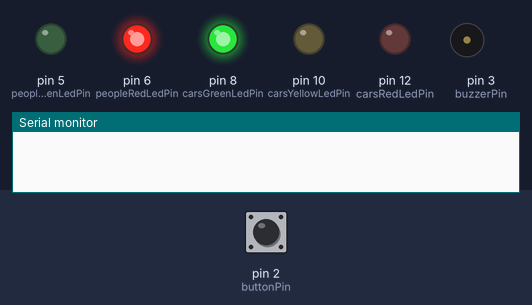
Bench run of a sketch on a simulated Arduino Uno, built with avr-gcc and run on an emulated ATmega328P. Shown: output pins drawn as LEDs (lit = HIGH), buzzer (waves = sounding), the last lines printed to the serial monitor. Inputs (shaded band) come from the test bench; at power-on: pin 2 (buttonPin) HIGH.

Above: at 1.2 s.
1.3 s: pin 2 (buttonPin) pulled LOW for 0.15 s
At 9.9 s:
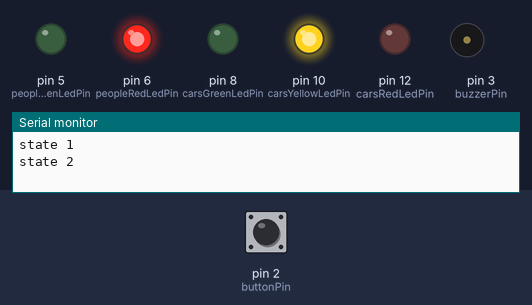
At 12.61 s:
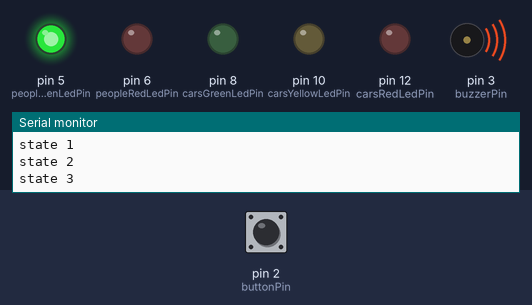
Timing chart, 0 to 13.8 s (numbered marks = the images above; inputs shaded):
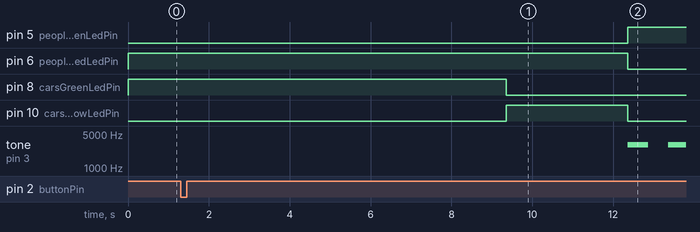

The sketch:

Homework2.ino
```cpp
const int buttonPin = 2;
const int buzzerPin = 3;

const int peopleGreenLedPin = 5;
const int peopleRedLedPin = 6;

const int carsGreenLedPin = 8;
const int carsYellowLedPin = 10;
const int carsRedLedPin = 12;

const int semaphoreState1Duration = 8000;
const int semaphoreState2Duration = 3000;
const int semaphoreState3Duration = 8000;
const int semaphoreState4Duration = 4000;

volatile unsigned long semaphoreState1StartTime = 0;
volatile unsigned long semaphoreState2StartTime = 0;
volatile unsigned long semaphoreState3StartTime = 0;
volatile unsigned long semaphoreState4StartTime = 0;

const int buzzerTone = 3000;
const int buzzState3Duration = 500;
const int buzzState4Duration = 200;

unsigned long lastLedBlinkReading = 0;
unsigned long ledBlinkReading = 0;
unsigned long lastDebounceTime = 0;
const long debounceInterval = 60;

const unsigned long peopleGreenLedBlinkDuration = 200;

byte buttonState = HIGH;
byte currentButtonState = LOW;
byte lastButtonState = LOW;

byte peopleGreenLedState = LOW;
byte peopleRedLedState = LOW;

byte carsGreenLedState = LOW;
byte carsYellowLedState = LOW;
byte carsRedLedState = LOW;

void setup() {
  pinMode(buttonPin, INPUT_PULLUP);

  pinMode(peopleGreenLedPin, OUTPUT);
  pinMode(peopleRedLedPin, OUTPUT);

  pinMode(carsGreenLedPin, OUTPUT);
  pinMode(carsYellowLedPin, OUTPUT);
  pinMode(carsRedLedPin, OUTPUT);

  //attachInterrupt(digitalPinToInterrupt(buttonPin), activateSemaphore, RISING);

  Serial.begin(9600);
}

void loop() {
  originalState();
  currentButtonState = digitalRead(buttonPin);

  if (currentButtonState != lastButtonState) {
    lastDebounceTime = millis();
  }

  if (millis() - lastDebounceTime > debounceInterval) {
    if (currentButtonState != buttonState) {
      buttonState = currentButtonState;
      if (buttonState == LOW) {
        activateSemaphore();
      }
    }
  }

  lastButtonState = currentButtonState;
}

void activateSemaphore () {
  semaphoreState1StartTime = millis();

  Serial.println("state 1");

  // SEMAPHORE STATE 1
  while (millis() - semaphoreState1StartTime < semaphoreState1Duration);

  Serial.println("state 2");
  // SEMAPHORE STATE 2
  semaphoreState2StartTime = millis();

  carsGreenLedState = !carsGreenLedState;// hl
  digitalWrite(carsGreenLedPin, carsGreenLedState);
  carsYellowLedState = !carsYellowLedState;// lh
  digitalWrite(carsYellowLedPin, carsYellowLedState);

  while (millis() - semaphoreState2StartTime < semaphoreState2Duration);

  // SEMAPHORE STATE 3
  Serial.println("state 3");

  semaphoreState3StartTime = millis();


  carsYellowLedState = !carsYellowLedState; //hl
  digitalWrite(carsYellowLedPin, LOW);

  peopleRedLedState = !peopleRedLedState;   //hl
  digitalWrite(peopleRedLedPin, peopleRedLedState);
  peopleGreenLedState = !peopleGreenLedState; //lh
  digitalWrite(peopleGreenLedPin, peopleGreenLedState);

  while (millis() - semaphoreState3StartTime < semaphoreState3Duration) {
    buzz(buzzState3Duration);
  }

  // SEMAPHORE STATE 4
  Serial.println("state 4");

  semaphoreState4StartTime = millis();

  while (millis() - semaphoreState4StartTime < semaphoreState4Duration) {
    blink(peopleGreenLedState, peopleGreenLedPin, peopleGreenLedBlinkDuration);
    buzz(buzzState4Duration);
  }

  peopleGreenLedState = LOW;
  digitalWrite(peopleGreenLedPin, peopleGreenLedState);
}

void originalState() {
  carsGreenLedState = HIGH;
  digitalWrite(carsGreenLedPin, carsGreenLedState);
  peopleRedLedState = HIGH;
  digitalWrite(peopleRedLedPin, peopleRedLedState);
}

void blink (byte& ledState, const int ledPin, const int LedBlinkDuration) {
  ledBlinkReading = millis();

  if (ledBlinkReading - lastLedBlinkReading >= LedBlinkDuration) {
    lastLedBlinkReading = ledBlinkReading;

    ledState = !ledState;
    digitalWrite(ledPin, ledState);
  }
}

void buzz (const int buzzDuration) {
    tone(buzzerPin, buzzerTone, buzzDuration);
    delay(1000);
    noTone(buzzerPin);
}
```

Measured:
- after the input at 1.3 s, pin 5 (peopleGreenLedPin): LOW → HIGH after 11.1 s; pin 6 (peopleRedLedPin): HIGH → LOW after 11.1 s; pin 8 (carsGreenLedPin): HIGH → LOW after 8.1 s; pin 10 (carsYellowLedPin): LOW → HIGH after 8.1 s, → LOW 3.0 s later; tone on pin 3 (buzzerPin): silent → 3000 Hz after 11.1 s, → silent 0.50 s later, → 3000 Hz 0.50 s later
